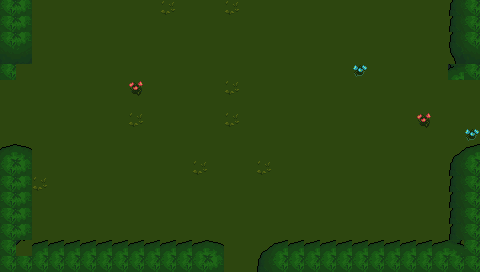

This is a level from a 2D game, rendered from its Tiled map with the project's own tilesets. A one-line summary and the complete map file follow:
An orthogonal 30x17 tile map with 16x16 px tiles, 3 tile layers (Base, Ground, Upper) and 3 objects (3x Entrance).

<map version="1.4" tiledversion="1.4.1" orientation="orthogonal" renderorder="right-down" width="30" height="17" tilewidth="16" tileheight="16" infinite="0" nextlayerid="22" nextobjectid="49">
 <properties>
  <property name="Outside" type="bool" value="false" />
  <property name="ResourcesMinMax" value="30-60" />
 </properties>
 <tileset firstgid="1" source="../Tilesets/tilesetManorGrounds.tsx" />
 <layer id="19" name="Base" width="30" height="17">
  <data encoding="csv">
246,289,289,27,27,205,27,289,27,289,283,289,27,289,283,289,27,27,205,205,205,289,289,27,205,205,289,289,205,246,
246,27,289,289,205,289,27,205,205,289,27,27,205,205,27,289,27,289,289,27,27,205,289,27,205,27,289,205,27,246,
246,283,27,27,27,205,205,205,205,289,289,205,205,27,289,27,289,27,205,289,27,205,27,27,205,27,289,27,205,246,
246,27,289,27,27,27,27,289,289,205,205,289,205,205,205,289,205,27,289,289,205,27,205,205,27,27,289,27,27,246,
246,27,27,27,27,27,27,27,289,205,205,289,289,27,205,289,205,27,27,27,205,205,36,27,27,289,27,289,27,246,
289,27,289,205,289,27,205,289,77,27,289,205,205,205,283,289,289,27,289,289,27,289,205,27,205,289,27,27,205,205,
205,27,289,205,27,27,27,289,27,27,27,27,205,289,27,289,289,205,205,289,205,205,27,27,205,289,205,289,27,27,
27,289,289,27,27,289,289,289,283,205,289,27,205,205,283,289,205,205,205,205,27,205,27,205,27,27,77,27,289,289,
205,205,205,27,27,27,27,289,289,27,205,205,205,27,205,27,27,205,27,289,289,205,27,289,27,289,27,205,289,36,
289,27,205,27,289,205,27,27,205,205,289,205,289,205,289,289,289,27,205,205,289,289,27,289,205,27,27,289,27,27,
246,27,205,205,27,289,27,205,27,205,205,205,283,205,289,27,283,205,205,27,205,205,289,289,205,27,27,27,27,246,
246,27,283,289,205,289,27,27,289,27,289,205,27,27,289,205,27,205,27,289,27,27,205,27,289,205,205,27,27,246,
246,27,27,289,205,289,289,289,289,27,205,289,289,27,27,205,27,205,289,27,27,27,205,27,289,289,27,27,27,246,
246,27,205,289,27,27,205,205,27,27,289,289,289,289,289,289,205,289,205,205,27,205,205,205,27,289,289,205,27,246,
246,27,27,289,289,27,27,205,289,205,205,205,289,289,205,205,27,205,27,289,27,205,27,289,27,205,27,289,27,246,
246,27,289,205,27,289,27,27,289,205,289,289,289,289,27,289,27,205,205,27,205,289,205,205,27,289,27,289,27,246,
246,246,246,246,246,246,246,246,246,246,246,246,246,27,289,27,27,246,246,246,246,246,246,246,246,246,246,246,246,246
</data>
 </layer>
 <layer id="20" name="Ground" width="30" height="17">
  <data encoding="csv">
41,222,223,221,222,223,221,222,223,221,222,223,221,222,223,221,222,223,221,222,223,221,222,223,221,222,223,221,222,41,
41,247,248,246,247,248,246,247,248,246,247,248,246,247,248,246,247,248,246,247,248,246,247,248,246,247,248,246,247,41,
41,272,273,271,272,273,271,272,273,271,272,273,271,272,273,271,272,273,271,272,273,271,272,273,271,272,273,271,272,41,
66,67,0,0,0,0,0,0,0,0,0,0,0,0,0,0,0,0,0,0,0,0,0,0,0,0,0,0,65,66,
44,200,0,0,0,0,0,0,0,0,0,0,0,0,0,0,0,0,0,0,0,0,0,0,0,0,0,0,194,44,
224,225,0,0,0,0,0,0,0,0,0,0,0,0,0,0,0,0,0,0,0,0,0,0,0,0,0,0,219,220,
249,250,0,0,0,0,0,0,0,0,0,0,0,0,0,0,0,0,0,0,0,0,0,0,0,0,0,0,244,245,
274,275,0,0,0,0,0,0,0,0,0,0,0,0,0,0,0,0,0,0,0,0,0,0,0,0,0,0,269,270,
0,0,0,0,0,0,0,0,0,0,0,0,0,0,0,0,0,0,0,0,0,0,0,0,0,0,0,0,0,0,
0,0,0,0,0,0,0,0,0,0,0,0,0,0,0,0,0,0,0,0,0,0,0,0,0,0,0,0,0,0,
41,42,0,0,0,0,0,0,0,0,0,0,0,0,0,0,0,0,0,0,0,0,0,0,0,0,0,0,40,41,
41,42,0,0,0,0,0,0,0,0,0,0,0,0,0,0,0,0,0,0,0,0,0,0,0,0,0,0,40,41,
41,42,0,0,0,0,0,0,0,0,0,0,0,0,0,0,0,0,0,0,0,0,0,0,0,0,0,0,40,41,
41,42,0,0,0,0,0,0,0,0,0,0,0,0,0,0,0,0,0,0,0,0,0,0,0,0,0,0,40,41,
41,42,0,0,0,0,0,0,0,0,0,0,0,0,0,0,0,0,0,0,0,0,0,0,0,0,0,0,40,41,
41,93,0,0,0,0,0,0,0,0,0,0,0,0,0,0,0,0,0,0,0,0,0,0,0,0,0,0,95,41,
41,41,41,41,41,41,41,41,41,41,41,41,41,42,0,0,40,41,41,41,41,41,41,41,41,41,41,41,41,41
</data>
 </layer>
 <layer id="21" name="Upper" width="30" height="17">
  <data encoding="csv">
0,42,0,0,0,0,0,0,0,0,0,0,0,0,0,0,0,0,0,0,0,0,0,0,0,0,0,0,40,0,
0,42,0,0,0,0,0,0,0,0,0,0,0,0,0,0,0,0,0,0,0,0,0,0,0,0,0,0,40,0,
0,42,0,0,0,0,0,0,0,0,0,0,0,0,0,0,0,0,0,0,0,0,0,0,0,0,0,0,40,0,
0,0,0,0,0,0,0,0,0,0,0,0,0,0,0,0,0,0,0,0,0,0,0,0,0,0,0,0,0,0,
0,0,0,0,0,0,0,0,0,0,0,0,0,0,0,0,0,0,0,0,0,0,0,0,0,0,0,0,0,0,
0,0,0,0,0,0,0,0,0,0,0,0,0,0,0,0,0,0,0,0,0,0,0,0,0,0,0,0,0,0,
0,0,0,0,0,0,0,0,0,0,0,0,0,0,0,0,0,0,0,0,0,0,0,0,0,0,0,0,0,0,
0,0,0,0,0,0,0,0,0,0,0,0,0,0,0,0,0,0,0,0,0,0,0,0,0,0,0,0,0,0,
0,0,0,0,0,0,0,0,0,0,0,0,0,0,0,0,0,0,0,0,0,0,0,0,0,0,0,0,0,0,
16,17,0,0,0,0,0,0,0,0,0,0,0,0,0,0,0,0,0,0,0,0,0,0,0,0,0,0,15,16,
0,0,0,0,0,0,0,0,0,0,0,0,0,0,0,0,0,0,0,0,0,0,0,0,0,0,0,0,0,0,
0,0,0,0,0,0,0,0,0,0,0,0,0,0,0,0,0,0,0,0,0,0,0,0,0,0,0,0,0,0,
0,0,0,0,0,0,0,0,0,0,0,0,0,0,0,0,0,0,0,0,0,0,0,0,0,0,0,0,0,0,
0,0,0,0,0,0,0,0,0,0,0,0,0,0,0,0,0,0,0,0,0,0,0,0,0,0,0,0,0,0,
0,0,0,0,0,0,0,0,0,0,0,0,0,0,0,0,0,0,0,0,0,0,0,0,0,0,0,0,0,0,
0,0,16,16,16,16,16,16,16,16,16,16,16,17,0,0,15,16,16,16,16,16,16,16,16,16,16,16,0,0,
0,0,0,0,0,0,0,0,0,0,0,0,0,0,0,0,0,0,0,0,0,0,0,0,0,0,0,0,0,0
</data>
 </layer>
 <objectgroup id="4" name="Travel">
  <object id="28" name="Entrance" x="476" y="128" width="4" height="32">
   <properties>
    <property name="EntranceDir" value="Left" />
    <property name="Map" value="mapForest_04" />
   </properties>
  </object>
  <object id="47" name="Entrance" x="0" y="128" width="4" height="32">
   <properties>
    <property name="EntranceDir" value="Right" />
    <property name="Map" value="mapForest_02" />
   </properties>
  </object>
  <object id="48" name="Entrance" x="208" y="268" width="64" height="4">
   <properties>
    <property name="EntranceDir" value="Up" />
    <property name="Map" value="mapForest_07" />
   </properties>
  </object>
 </objectgroup>
 <objectgroup id="5" name="MapObject" />
 <objectgroup id="6" name="Character" />
</map>
